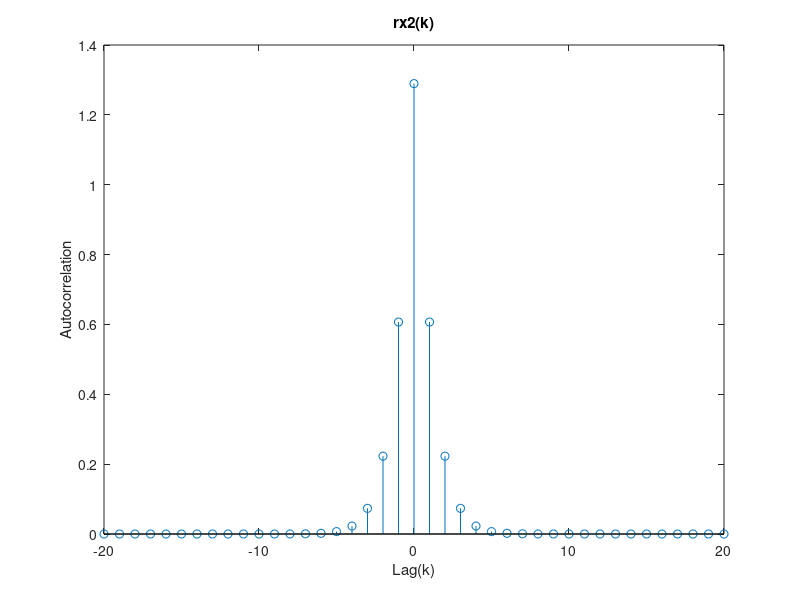

Here is the MATLAB script that generated this plot:
clear all;
sigma_z_squared = 1;
beta = 0.25;
alpha = 0.25;
k = -10:10;% 适当选择 k 的范围
rx1 = (alpha.^(abs(k))) .* (sigma_z_squared./(1-alpha.^2)); % 根据 AR(1) 过程的自相关函数公式计算
rx2=conv(rx1,rx1);
figure(1);
% set(gcf, 'Color', 'w', 'InvertHardcopy', 'off');
stem(-20:20,rx2);
title('rx2(k)');
xlabel('Lag(k)');
ylabel('Autocorrelation');
ax1 = gca;
% 设置刻度的字体大小
% ax1.XAxis.FontSize = 26;
% ax1.YAxis.FontSize = 26;
n=0:15;
n2=0:15;
h2 = (beta.^n) ; % 线性系统的冲激响应 h2(n)
h2_n = (beta.^n2) ; % 线性系统的冲激响应 h2(n)
h2_h2= conv (h2, h2_n, 'full');
rx2_2=conv(h2_h2,rx1);